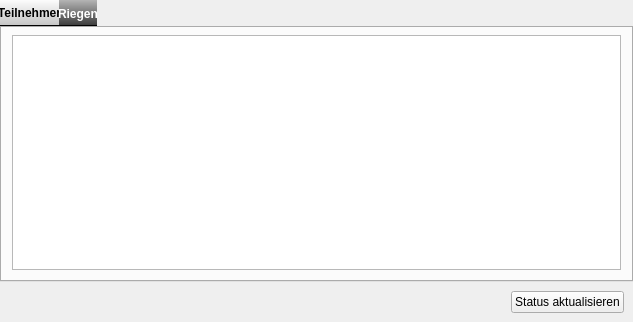
<?xml version="1.0" encoding="UTF-8"?>
<ui version="4.0">
 <class>Tab_ST_Ui</class>
 <widget class="QWidget" name="Tab_ST_Ui">
  <property name="geometry">
   <rect>
    <x>0</x>
    <y>0</y>
    <width>633</width>
    <height>322</height>
   </rect>
  </property>
  <property name="windowTitle">
   <string>Form</string>
  </property>
  <property name="windowIcon">
   <iconset resource="../../../resources/TurnFix.qrc">
    <normaloff>:/appicons/icon.png</normaloff>:/appicons/icon.png</iconset>
  </property>
  <property name="styleSheet">
   <string notr="true">QTabWidget {
        border:0;
}

QTabWidget::tab-bar {
        left:0;
}

QTabBar::tab {
        height:25px;
        border-bottom:1px solid #000000;
        background-color: qlineargradient(spread:pad, x1:0, y1:1, x2:0, y2:0, stop:0 rgba(57, 57, 57, 255), stop:1 rgba(180, 180, 180, 255));
        font-weight:bold;
        font-size:12px;
        color:#ffffff;
}

QTabBar::tab:Selected, QTabBar::tab:hover {
        color:#000000;
        background-color: qlineargradient(spread:pad, x1:0, y1:1, x2:0, y2:0, stop:0 rgba(196, 196, 196, 255), stop:1 rgba(252, 252, 252, 255));
}</string>
  </property>
  <layout class="QVBoxLayout" name="verticalLayout">
   <property name="spacing">
    <number>0</number>
   </property>
   <property name="margin">
    <number>0</number>
   </property>
   <item>
    <widget class="ExtendedTabWidget" name="tabWidget_3">
     <property name="tabPosition">
      <enum>QTabWidget::North</enum>
     </property>
     <property name="currentIndex">
      <number>0</number>
     </property>
     <widget class="QWidget" name="tab_4">
      <attribute name="title">
       <string>Teilnehmer</string>
      </attribute>
      <layout class="QGridLayout" name="gridLayout_9">
       <property name="leftMargin">
        <number>12</number>
       </property>
       <property name="rightMargin">
        <number>12</number>
       </property>
       <property name="bottomMargin">
        <number>12</number>
       </property>
       <item row="0" column="0">
        <widget class="QTableView" name="tbl_status1">
         <property name="editTriggers">
          <set>QAbstractItemView::NoEditTriggers</set>
         </property>
         <property name="selectionMode">
          <enum>QAbstractItemView::NoSelection</enum>
         </property>
         <property name="sortingEnabled">
          <bool>true</bool>
         </property>
         <attribute name="verticalHeaderVisible">
          <bool>false</bool>
         </attribute>
         <attribute name="verticalHeaderDefaultSectionSize">
          <number>20</number>
         </attribute>
        </widget>
       </item>
      </layout>
     </widget>
     <widget class="QWidget" name="widget">
      <attribute name="title">
       <string>Riegen</string>
      </attribute>
      <layout class="QGridLayout" name="gridLayout_19">
       <property name="leftMargin">
        <number>12</number>
       </property>
       <property name="rightMargin">
        <number>12</number>
       </property>
       <property name="bottomMargin">
        <number>12</number>
       </property>
       <item row="0" column="0">
        <widget class="QTableView" name="tbl_status2">
         <property name="selectionMode">
          <enum>QAbstractItemView::NoSelection</enum>
         </property>
         <property name="sortingEnabled">
          <bool>true</bool>
         </property>
         <attribute name="verticalHeaderVisible">
          <bool>false</bool>
         </attribute>
         <attribute name="verticalHeaderDefaultSectionSize">
          <number>20</number>
         </attribute>
        </widget>
       </item>
      </layout>
     </widget>
    </widget>
   </item>
   <item>
    <widget class="QWidget" name="widget_2" native="true">
     <layout class="QHBoxLayout" name="horizontalLayout">
      <item>
       <spacer name="horizontalSpacer">
        <property name="orientation">
         <enum>Qt::Horizontal</enum>
        </property>
        <property name="sizeHint" stdset="0">
         <size>
          <width>40</width>
          <height>20</height>
         </size>
        </property>
       </spacer>
      </item>
      <item>
       <widget class="QPushButton" name="but_upstatus">
        <property name="sizePolicy">
         <sizepolicy hsizetype="Fixed" vsizetype="Fixed">
          <horstretch>0</horstretch>
          <verstretch>0</verstretch>
         </sizepolicy>
        </property>
        <property name="layoutDirection">
         <enum>Qt::RightToLeft</enum>
        </property>
        <property name="text">
         <string>Status aktualisieren</string>
        </property>
       </widget>
      </item>
     </layout>
    </widget>
   </item>
  </layout>
 </widget>
 <customwidgets>
  <customwidget>
   <class>ExtendedTabWidget</class>
   <extends>QTabWidget</extends>
   <header>src/widgets/subclasses/header/extendedtabwidget.h</header>
   <container>1</container>
  </customwidget>
 </customwidgets>
 <resources>
  <include location="../../../resources/TurnFix.qrc"/>
 </resources>
 <connections/>
</ui>
